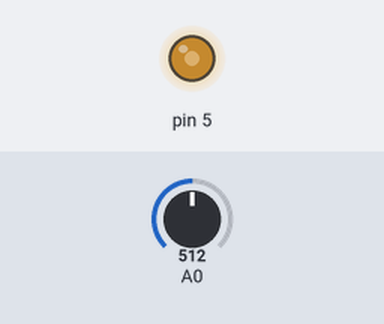
Bench run of a sketch on a simulated Arduino Uno, built with avr-gcc and run on an emulated ATmega328P. Parts: output pins drawn as LEDs (lit = HIGH). The test bench sets the inputs (shaded band); at power-on: A0 = 512.

Above: at 1.2 s.
1.3 s: A0 set to 716
At 2.1 s:
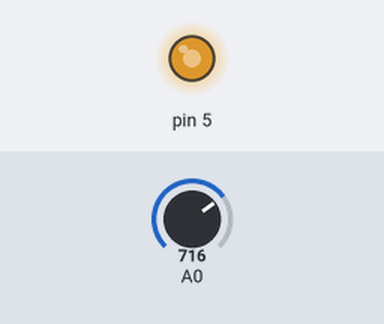
2.8 s: A0 set to 900
At 3.2 s:
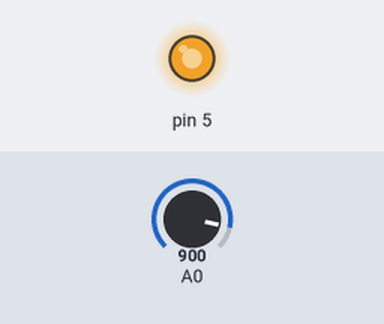
4.3 s: A0 set to 122
At 5.5 s:
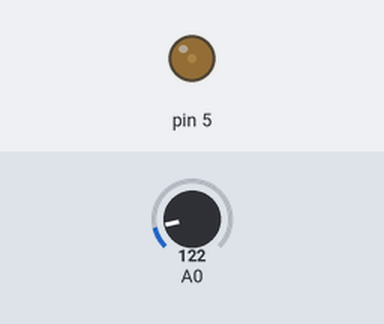
5.8 s: A0 set to 0
At 6.7 s:
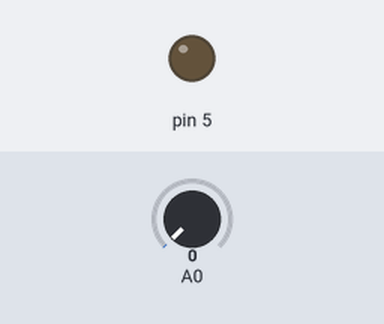
7.3 s: A0 set to 511
At 7.8 s:
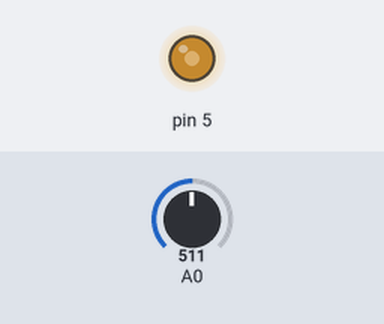
Timing chart, 0 to 9.8 s (numbered marks = the images above; inputs shaded):
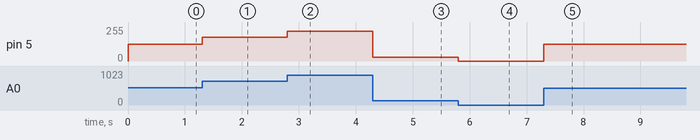

Measured:
- after the input at 1.3 s, pin 5: 127/255 → 178/255 at once
- after the input at 2.8 s, pin 5: 178/255 → 224/255 at once
- after the input at 4.3 s, pin 5: 224/255 → 30/255 at once
- after the input at 5.8 s, pin 5: 30/255 → 0/255 at once
- after the input at 7.3 s, pin 5: 0/255 → 127/255 at once

The sketch:

7_Buzzer.ino
```cpp
int val;

void setup(){
  pinMode(5, OUTPUT);
}


void loop(){
  val = (map(analogRead(0),0,1023,0,255));
  analogWrite(5, val);
}
```
